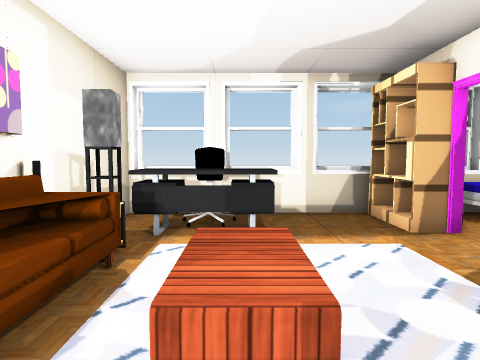
view 1 (above)

20 first-person views from a walk through a scene from a Unity 3-D project. The camera is 1.5 m above the floor, tilts 4° down and sees 75° across. The floor is counted in squares, 1 m on a side. Each view is taken from the middle of a square. On the plan, view 1 faces up. The plan holds only what a view shows up to about 15 squares ahead; the rest is blank. The player character is not drawn. Door leaves are left out, so doorways stand open. Some surface patterns are stand-ins.

view 2
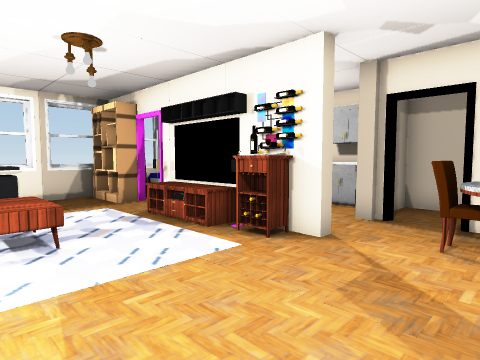

view 3
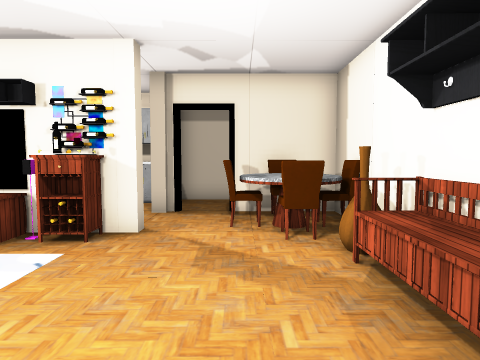

view 4
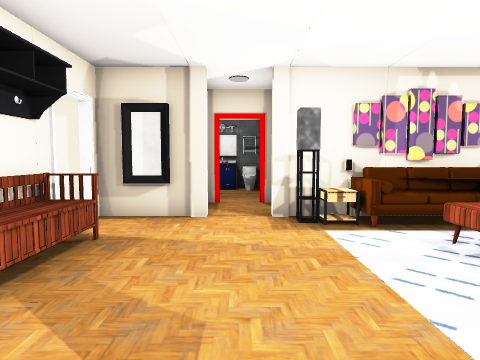

view 5
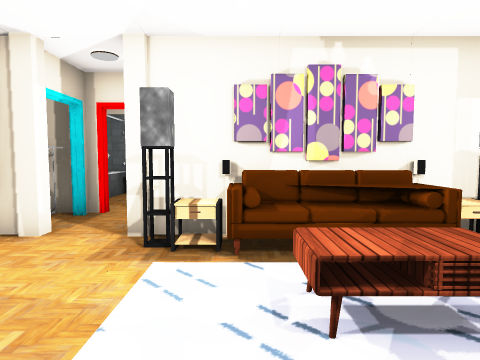

view 6
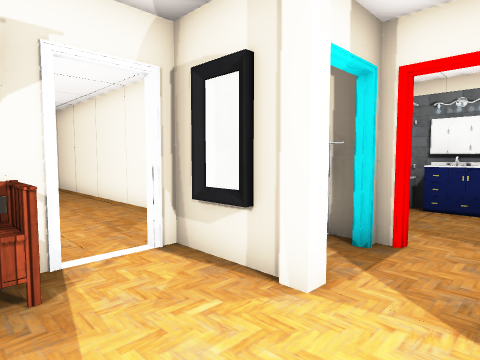

view 7
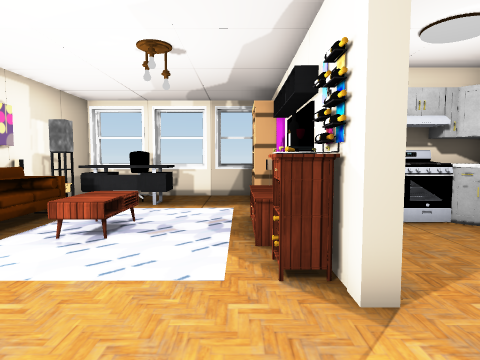

view 8
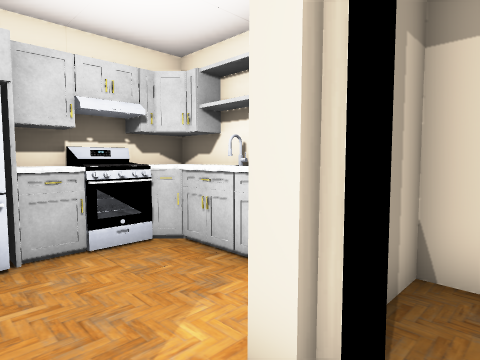

view 9
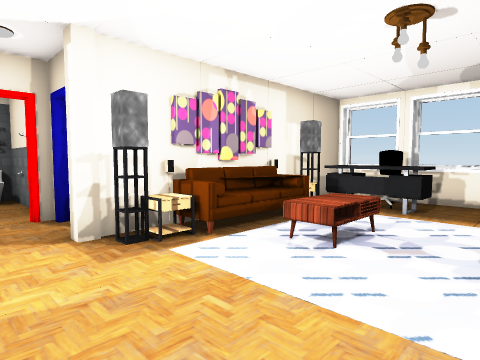

view 10
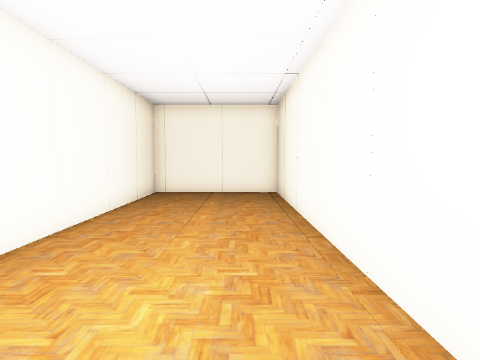

view 11
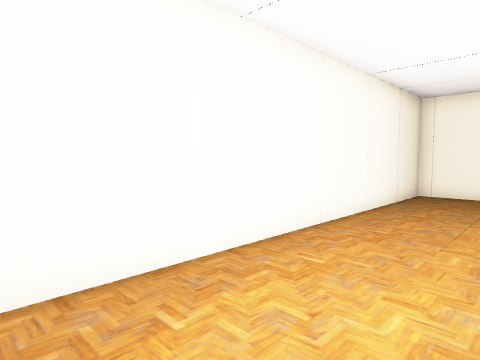

view 12
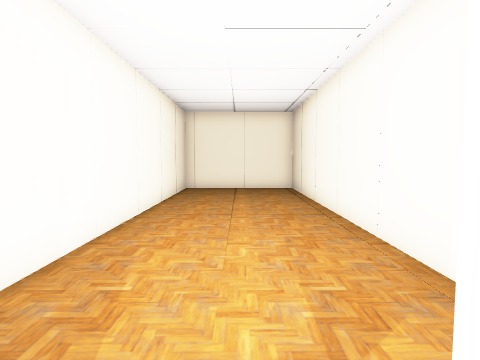

view 13
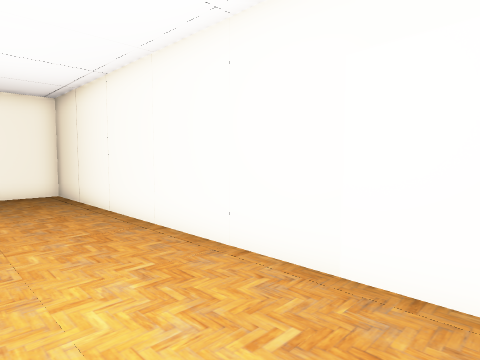

view 14
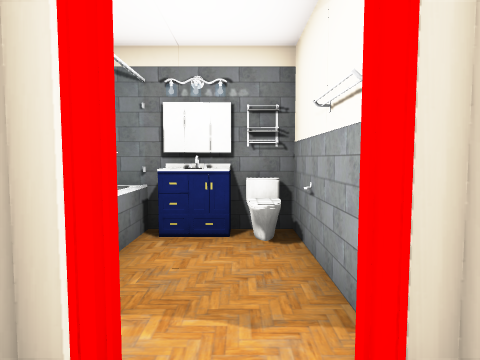

view 15
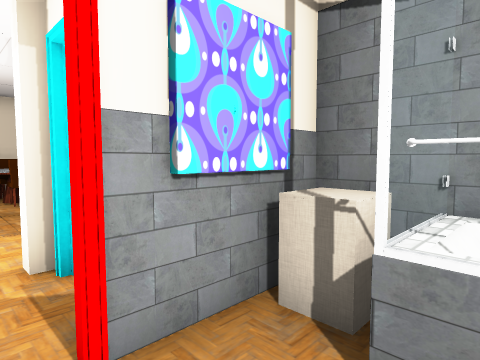

view 16
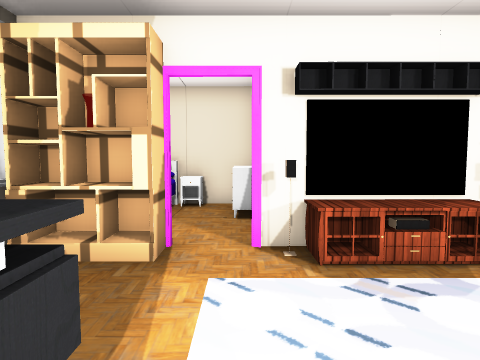

view 17
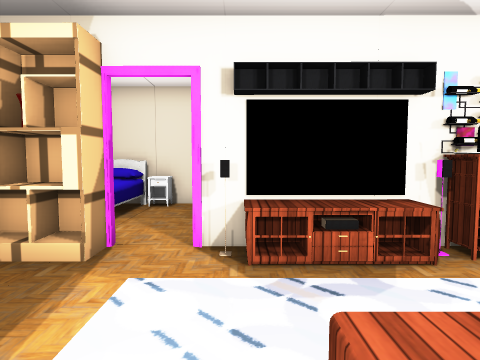

view 18
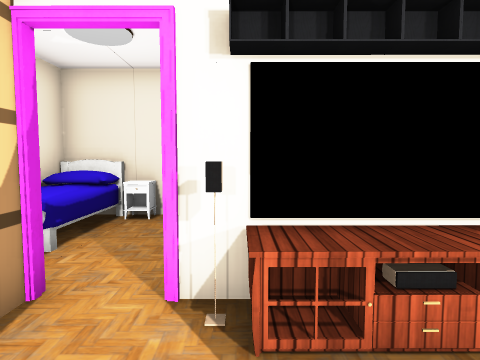

view 19
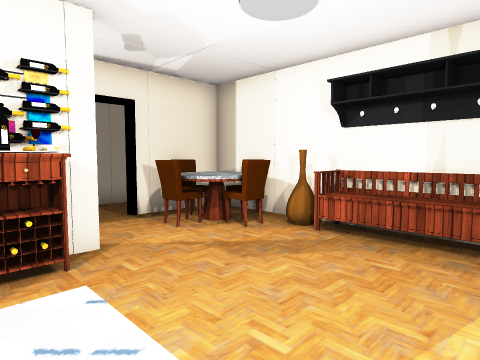

view 20
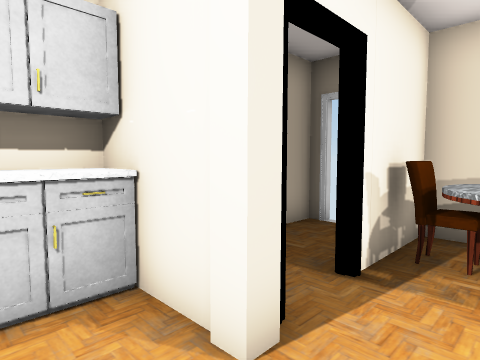

### Floor plan
Key: @ floor where view 1 was taken; # wall or solid block; . floor; D open door; = window, fence, low wall or low ledge; ^ raised ledge; C chair; S shelf; T table; F sofa; P pillar; B bench; M mirror; A cabinet; E stove; R fridge; I painting; O other object.
Columns run from 11 left of view 1 to 9 right of it. Each row starts with its distance up from view 1.
  9         ###==#=######
  8         #.C....S OOOO
  7         #^CC...S#OO #
  6         #^^^...S#.. #
  5         #T.....D# OO#
  4         #T. . T#RAE##
  3         #F.T  TOR#E##
  2         #F.T  TT...^#
  1         #T.   . ...=#
  0        ##T.@...O...=#
 -1 ######DDP......P..P##
 -2 #O...D............D.#
 -3 #A...#DDP......TC.#.#
 -4 ##==OIOOM......CTC#.#
 -5   OO#OOO#.BBBBOTCT#.#
 -6    ###  #D######### #
 -7       #.....#
 -8       #.....#
 -9       #.....#
-10       #.....#
-11       #.....#
-12       #.....#
-13       #.....#
-14       #.....#
-15       #.....#
-16       #.....#
-17       #.....#
-18       #.....#
-19       #.....#
-20       #.....#
-21       #######

Where each view was taken, in squares from view 1:
view 1: 0 up, 0 right, facing up
view 2: 4 down, 1 left, facing up-right
view 3: 3 down, 2 left, facing right
view 4: 2 down, 5 right, facing left
view 5: 1 up, 3 right, facing left
view 6: 1 down, 0 right, facing down-left
view 7: 4 down, 3 right, facing up
view 8: 2 down, 5 right, facing up-right
view 9: 3 down, 3 right, facing up-left
view 10: 7 down, 3 left, facing down
view 11: 7 down, 3 left, facing down-right
view 12: 5 down, 2 left, facing down
view 13: 7 down, 1 left, facing down-left
view 14: 2 down, 4 left, facing left
view 15: 2 down, 8 left, facing down-right
view 16: 5 up, 1 left, facing right
view 17: 4 up, 1 left, facing right
view 18: 4 up, 1 right, facing right
view 19: 1 up, 1 left, facing down-right
view 20: 1 up, 5 right, facing down-right
